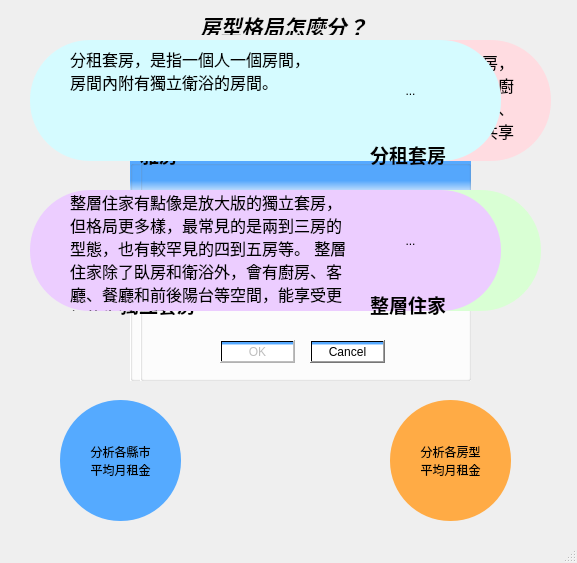
<?xml version="1.0" encoding="UTF-8"?>
<ui version="4.0">
 <class>MainWindow</class>
 <widget class="QMainWindow" name="MainWindow">
  <property name="geometry">
   <rect>
    <x>0</x>
    <y>0</y>
    <width>577</width>
    <height>563</height>
   </rect>
  </property>
  <property name="windowTitle">
   <string>MainWindow</string>
  </property>
  <widget class="QWidget" name="centralwidget">
   <widget class="QPushButton" name="pushButton1">
    <property name="geometry">
     <rect>
      <x>60</x>
      <y>400</y>
      <width>121</width>
      <height>121</height>
     </rect>
    </property>
    <property name="cursor">
     <cursorShape>OpenHandCursor</cursorShape>
    </property>
    <property name="mouseTracking">
     <bool>false</bool>
    </property>
    <property name="toolTip">
     <string>&lt;html&gt;&lt;head/&gt;&lt;body&gt;&lt;p&gt;&lt;br/&gt;&lt;/p&gt;&lt;/body&gt;&lt;/html&gt;</string>
    </property>
    <property name="whatsThis">
     <string>&lt;html&gt;&lt;head/&gt;&lt;body&gt;&lt;p&gt;&lt;br/&gt;&lt;/p&gt;&lt;/body&gt;&lt;/html&gt;</string>
    </property>
    <property name="styleSheet">
     <string notr="true">background-color:rgb(85, 170, 255);
font: 12pt &quot;標楷體&quot;;
border-radius:60px;</string>
    </property>
    <property name="text">
     <string>分析各縣市
平均月租金</string>
    </property>
    <property name="flat">
     <bool>false</bool>
    </property>
   </widget>
   <widget class="QPushButton" name="pushButton2">
    <property name="geometry">
     <rect>
      <x>390</x>
      <y>400</y>
      <width>121</width>
      <height>121</height>
     </rect>
    </property>
    <property name="cursor">
     <cursorShape>OpenHandCursor</cursorShape>
    </property>
    <property name="toolTip">
     <string>&lt;html&gt;&lt;head/&gt;&lt;body&gt;&lt;p&gt;&lt;br/&gt;&lt;/p&gt;&lt;/body&gt;&lt;/html&gt;</string>
    </property>
    <property name="whatsThis">
     <string>&lt;html&gt;&lt;head/&gt;&lt;body&gt;&lt;p&gt;&lt;br/&gt;&lt;/p&gt;&lt;/body&gt;&lt;/html&gt;</string>
    </property>
    <property name="styleSheet">
     <string notr="true">background-color: rgb(255, 171, 69);
font: 12pt &quot;標楷體&quot;;
border-radius:60px;</string>
    </property>
    <property name="text">
     <string>分析各房型
平均月租金</string>
    </property>
    <property name="autoDefault">
     <bool>false</bool>
    </property>
   </widget>
   <widget class="QLabel" name="label">
    <property name="geometry">
     <rect>
      <x>200</x>
      <y>10</y>
      <width>176</width>
      <height>25</height>
     </rect>
    </property>
    <property name="text">
     <string>&lt;html&gt;&lt;head/&gt;&lt;body&gt;&lt;p&gt;&lt;span style=&quot; font-size:16pt; font-weight:600; font-style:italic;&quot;&gt;房型格局怎麼分？&lt;/span&gt;&lt;/p&gt;&lt;/body&gt;&lt;/html&gt;</string>
    </property>
   </widget>
   <widget class="QLabel" name="label_2">
    <property name="geometry">
     <rect>
      <x>140</x>
      <y>140</y>
      <width>41</width>
      <height>25</height>
     </rect>
    </property>
    <property name="text">
     <string>&lt;html&gt;&lt;head/&gt;&lt;body&gt;&lt;p&gt;&lt;span style=&quot; font-size:14pt; font-weight:600;&quot;&gt;雅房&lt;/span&gt;&lt;/p&gt;&lt;/body&gt;&lt;/html&gt;</string>
    </property>
   </widget>
   <widget class="QLabel" name="label_3">
    <property name="geometry">
     <rect>
      <x>370</x>
      <y>140</y>
      <width>81</width>
      <height>25</height>
     </rect>
    </property>
    <property name="text">
     <string>&lt;html&gt;&lt;head/&gt;&lt;body&gt;&lt;p&gt;&lt;span style=&quot; font-size:14pt; font-weight:600;&quot;&gt;分租套房&lt;/span&gt;&lt;/p&gt;&lt;/body&gt;&lt;/html&gt;</string>
    </property>
   </widget>
   <widget class="QLabel" name="label_4">
    <property name="geometry">
     <rect>
      <x>120</x>
      <y>290</y>
      <width>81</width>
      <height>25</height>
     </rect>
    </property>
    <property name="text">
     <string>&lt;html&gt;&lt;head/&gt;&lt;body&gt;&lt;p&gt;&lt;span style=&quot; font-size:14pt; font-weight:600;&quot;&gt;獨立套房&lt;/span&gt;&lt;/p&gt;&lt;/body&gt;&lt;/html&gt;</string>
    </property>
   </widget>
   <widget class="QLabel" name="label_5">
    <property name="geometry">
     <rect>
      <x>370</x>
      <y>290</y>
      <width>81</width>
      <height>25</height>
     </rect>
    </property>
    <property name="text">
     <string>&lt;html&gt;&lt;head/&gt;&lt;body&gt;&lt;p&gt;&lt;span style=&quot; font-size:14pt; font-weight:600;&quot;&gt;整層住家&lt;/span&gt;&lt;/p&gt;&lt;/body&gt;&lt;/html&gt;</string>
    </property>
   </widget>
   <widget class="QTextBrowser" name="textBrowser3">
    <property name="geometry">
     <rect>
      <x>80</x>
      <y>40</y>
      <width>471</width>
      <height>121</height>
     </rect>
    </property>
    <property name="styleSheet">
     <string notr="true">background-color: rgb(255, 220, 225);
font: 12pt &quot;標楷體&quot;;
border-radius:60px;</string>
    </property>
    <property name="html">
     <string>&lt;!DOCTYPE HTML PUBLIC &quot;-//W3C//DTD HTML 4.0//EN&quot; &quot;http://www.w3.org/TR/REC-html40/strict.dtd&quot;&gt;
&lt;html&gt;&lt;head&gt;&lt;meta name=&quot;qrichtext&quot; content=&quot;1&quot; /&gt;&lt;style type=&quot;text/css&quot;&gt;
p, li { white-space: pre-wrap; }
&lt;/style&gt;&lt;/head&gt;&lt;body style=&quot; font-family:'標楷體'; font-size:12pt; font-weight:400; font-style:normal;&quot;&gt;
&lt;p style=&quot;-qt-paragraph-type:empty; margin-top:0px; margin-bottom:0px; margin-left:0px; margin-right:0px; -qt-block-indent:0; text-indent:0px;&quot;&gt;&lt;br /&gt;&lt;/p&gt;&lt;/body&gt;&lt;/html&gt;</string>
    </property>
   </widget>
   <widget class="QToolButton" name="toolButton3">
    <property name="geometry">
     <rect>
      <x>120</x>
      <y>50</y>
      <width>81</width>
      <height>81</height>
     </rect>
    </property>
    <property name="cursor">
     <cursorShape>OpenHandCursor</cursorShape>
    </property>
    <property name="styleSheet">
     <string notr="true">background-image: url(:/newPrefix/雅房 (1).png);</string>
    </property>
    <property name="text">
     <string>...</string>
    </property>
    <property name="checkable">
     <bool>true</bool>
    </property>
    <property name="autoRaise">
     <bool>true</bool>
    </property>
   </widget>
   <widget class="QToolButton" name="toolButton4">
    <property name="geometry">
     <rect>
      <x>370</x>
      <y>50</y>
      <width>81</width>
      <height>81</height>
     </rect>
    </property>
    <property name="cursor">
     <cursorShape>OpenHandCursor</cursorShape>
    </property>
    <property name="styleSheet">
     <string notr="true">background-image: url(:/newPrefix/分租套房 (1).png);</string>
    </property>
    <property name="text">
     <string>...</string>
    </property>
    <property name="checkable">
     <bool>true</bool>
    </property>
    <property name="autoRaise">
     <bool>true</bool>
    </property>
   </widget>
   <widget class="QToolButton" name="toolButton6">
    <property name="geometry">
     <rect>
      <x>370</x>
      <y>200</y>
      <width>81</width>
      <height>81</height>
     </rect>
    </property>
    <property name="cursor">
     <cursorShape>OpenHandCursor</cursorShape>
    </property>
    <property name="styleSheet">
     <string notr="true">background-image: url(:/newPrefix/整層住家 (1).png);</string>
    </property>
    <property name="text">
     <string>...</string>
    </property>
    <property name="checkable">
     <bool>true</bool>
    </property>
    <property name="autoRaise">
     <bool>true</bool>
    </property>
   </widget>
   <widget class="QToolButton" name="toolButton5">
    <property name="geometry">
     <rect>
      <x>120</x>
      <y>200</y>
      <width>81</width>
      <height>81</height>
     </rect>
    </property>
    <property name="cursor">
     <cursorShape>OpenHandCursor</cursorShape>
    </property>
    <property name="styleSheet">
     <string notr="true">background-image: url(:/newPrefix/獨立套房 (1).png);</string>
    </property>
    <property name="text">
     <string>...</string>
    </property>
    <property name="checkable">
     <bool>true</bool>
    </property>
    <property name="autoRaise">
     <bool>true</bool>
    </property>
   </widget>
   <widget class="QGroupBox" name="groupBox2">
    <property name="geometry">
     <rect>
      <x>130</x>
      <y>160</y>
      <width>331</width>
      <height>221</height>
     </rect>
    </property>
    <property name="styleSheet">
     <string notr="true">background-color: qlineargradient(spread:pad, x1:1, y1:0, x2:1, y2:0.165, stop:0.564972 rgba(86, 169, 255, 255), stop:1 rgba(255, 255, 255, 255));</string>
    </property>
    <property name="inputMethodHints">
     <set>Qt::ImhNone</set>
    </property>
    <property name="title">
     <string/>
    </property>
    <widget class="QComboBox" name="comboBox2">
     <property name="geometry">
      <rect>
       <x>70</x>
       <y>80</y>
       <width>181</width>
       <height>31</height>
      </rect>
     </property>
     <property name="styleSheet">
      <string notr="true">background-color: rgb(231, 231, 231);</string>
     </property>
     <item>
      <property name="text">
       <string>請選擇...</string>
      </property>
     </item>
     <item>
      <property name="text">
       <string>-----北部-----</string>
      </property>
     </item>
     <item>
      <property name="text">
       <string>新北市</string>
      </property>
     </item>
     <item>
      <property name="text">
       <string>臺北市</string>
      </property>
     </item>
     <item>
      <property name="text">
       <string>基隆市</string>
      </property>
     </item>
     <item>
      <property name="text">
       <string>宜蘭縣</string>
      </property>
     </item>
     <item>
      <property name="text">
       <string>桃園市</string>
      </property>
     </item>
     <item>
      <property name="text">
       <string>新竹市</string>
      </property>
     </item>
     <item>
      <property name="text">
       <string>新竹縣</string>
      </property>
     </item>
     <item>
      <property name="text">
       <string>-----中部-----</string>
      </property>
     </item>
     <item>
      <property name="text">
       <string>苗栗縣</string>
      </property>
     </item>
     <item>
      <property name="text">
       <string>臺中市</string>
      </property>
     </item>
     <item>
      <property name="text">
       <string>彰化縣</string>
      </property>
     </item>
     <item>
      <property name="text">
       <string>雲林縣</string>
      </property>
     </item>
     <item>
      <property name="text">
       <string>南投縣</string>
      </property>
     </item>
     <item>
      <property name="text">
       <string>-----南部-----</string>
      </property>
     </item>
     <item>
      <property name="text">
       <string>嘉義市</string>
      </property>
     </item>
     <item>
      <property name="text">
       <string>嘉義縣</string>
      </property>
     </item>
     <item>
      <property name="text">
       <string>臺南市</string>
      </property>
     </item>
     <item>
      <property name="text">
       <string>高雄市</string>
      </property>
     </item>
     <item>
      <property name="text">
       <string>屏東縣</string>
      </property>
     </item>
     <item>
      <property name="text">
       <string>澎湖縣</string>
      </property>
     </item>
     <item>
      <property name="text">
       <string>-----東部-----</string>
      </property>
     </item>
     <item>
      <property name="text">
       <string>臺東縣</string>
      </property>
     </item>
     <item>
      <property name="text">
       <string>花蓮縣</string>
      </property>
     </item>
     <item>
      <property name="text">
       <string>-----外島-----</string>
      </property>
     </item>
     <item>
      <property name="text">
       <string>連江縣</string>
      </property>
     </item>
     <item>
      <property name="text">
       <string>金門縣</string>
      </property>
     </item>
    </widget>
    <widget class="QLabel" name="labelChoose2">
     <property name="geometry">
      <rect>
       <x>20</x>
       <y>40</y>
       <width>171</width>
       <height>21</height>
      </rect>
     </property>
     <property name="styleSheet">
      <string notr="true">background-color: rgb(255, 255, 255);</string>
     </property>
     <property name="text">
      <string>&lt;html&gt;&lt;head/&gt;&lt;body&gt;&lt;p&gt;&lt;span style=&quot; font-size:14pt; font-weight:600;&quot;&gt;選擇想看的縣市？&lt;/span&gt;&lt;/p&gt;&lt;/body&gt;&lt;/html&gt;</string>
     </property>
    </widget>
    <widget class="QPushButton" name="OKButton2">
     <property name="enabled">
      <bool>false</bool>
     </property>
     <property name="geometry">
      <rect>
       <x>80</x>
       <y>180</y>
       <width>75</width>
       <height>23</height>
      </rect>
     </property>
     <property name="text">
      <string>OK</string>
     </property>
    </widget>
    <widget class="QPushButton" name="CancelButton2">
     <property name="geometry">
      <rect>
       <x>170</x>
       <y>180</y>
       <width>75</width>
       <height>23</height>
      </rect>
     </property>
     <property name="text">
      <string>Cancel</string>
     </property>
    </widget>
   </widget>
   <widget class="QLabel" name="labelexp3">
    <property name="geometry">
     <rect>
      <x>210</x>
      <y>50</y>
      <width>311</width>
      <height>101</height>
     </rect>
    </property>
    <property name="text">
     <string>&lt;html&gt;&lt;head/&gt;&lt;body&gt;&lt;p&gt;&lt;span style=&quot; font-size:12pt;&quot;&gt;大多提供給單身人士居住，但不同於套房，&lt;br/&gt;套房為擁有獨立的衛浴設備（少數有簡易廚&lt;br/&gt;房可供烹飪食物，甚至有衣帽間、小客廳、&lt;br/&gt;會議廳、書房等），雅房則需要與他人共享&lt;br/&gt;衛浴設備及廚房。&lt;/span&gt;&lt;/p&gt;&lt;/body&gt;&lt;/html&gt;</string>
    </property>
   </widget>
   <widget class="QLabel" name="labelexp4">
    <property name="geometry">
     <rect>
      <x>70</x>
      <y>40</y>
      <width>261</width>
      <height>61</height>
     </rect>
    </property>
    <property name="text">
     <string>&lt;html&gt;&lt;head/&gt;&lt;body&gt;&lt;p&gt;&lt;span style=&quot; font-size:12pt;&quot;&gt;分租套房，是指一個人一個房間，&lt;br/&gt;房間內附有獨立衛浴的房間。&lt;/span&gt;&lt;/p&gt;&lt;/body&gt;&lt;/html&gt;</string>
    </property>
   </widget>
   <widget class="QTextBrowser" name="textBrowser4">
    <property name="geometry">
     <rect>
      <x>30</x>
      <y>40</y>
      <width>471</width>
      <height>121</height>
     </rect>
    </property>
    <property name="styleSheet">
     <string notr="true">background-color: rgb(213, 251, 255);
font: 12pt &quot;標楷體&quot;;
border-radius:60px;</string>
    </property>
    <property name="html">
     <string>&lt;!DOCTYPE HTML PUBLIC &quot;-//W3C//DTD HTML 4.0//EN&quot; &quot;http://www.w3.org/TR/REC-html40/strict.dtd&quot;&gt;
&lt;html&gt;&lt;head&gt;&lt;meta name=&quot;qrichtext&quot; content=&quot;1&quot; /&gt;&lt;style type=&quot;text/css&quot;&gt;
p, li { white-space: pre-wrap; }
&lt;/style&gt;&lt;/head&gt;&lt;body style=&quot; font-family:'標楷體'; font-size:12pt; font-weight:400; font-style:normal;&quot;&gt;
&lt;p style=&quot;-qt-paragraph-type:empty; margin-top:0px; margin-bottom:0px; margin-left:0px; margin-right:0px; -qt-block-indent:0; text-indent:0px;&quot;&gt;&lt;br /&gt;&lt;/p&gt;&lt;/body&gt;&lt;/html&gt;</string>
    </property>
   </widget>
   <widget class="QTextBrowser" name="textBrowser5">
    <property name="geometry">
     <rect>
      <x>70</x>
      <y>190</y>
      <width>471</width>
      <height>121</height>
     </rect>
    </property>
    <property name="styleSheet">
     <string notr="true">background-color: rgb(217, 255, 212);
font: 12pt &quot;標楷體&quot;;
border-radius:60px;</string>
    </property>
    <property name="html">
     <string>&lt;!DOCTYPE HTML PUBLIC &quot;-//W3C//DTD HTML 4.0//EN&quot; &quot;http://www.w3.org/TR/REC-html40/strict.dtd&quot;&gt;
&lt;html&gt;&lt;head&gt;&lt;meta name=&quot;qrichtext&quot; content=&quot;1&quot; /&gt;&lt;style type=&quot;text/css&quot;&gt;
p, li { white-space: pre-wrap; }
&lt;/style&gt;&lt;/head&gt;&lt;body style=&quot; font-family:'標楷體'; font-size:12pt; font-weight:400; font-style:normal;&quot;&gt;
&lt;p style=&quot;-qt-paragraph-type:empty; margin-top:0px; margin-bottom:0px; margin-left:0px; margin-right:0px; -qt-block-indent:0; text-indent:0px;&quot;&gt;&lt;br /&gt;&lt;/p&gt;&lt;/body&gt;&lt;/html&gt;</string>
    </property>
   </widget>
   <widget class="QLabel" name="labelexp5">
    <property name="geometry">
     <rect>
      <x>220</x>
      <y>200</y>
      <width>271</width>
      <height>81</height>
     </rect>
    </property>
    <property name="text">
     <string>&lt;html&gt;&lt;head/&gt;&lt;body&gt;&lt;p&gt;&lt;span style=&quot; font-size:12pt;&quot;&gt;獨立套房：就是縮小版的整層住家，&lt;br/&gt;擁有獨立產權（所以才可以買賣）、&lt;br/&gt;獨立門牌和自己的電號，坪數也會稍&lt;br/&gt;大一點&lt;/span&gt;&lt;/p&gt;&lt;/body&gt;&lt;/html&gt;</string>
    </property>
   </widget>
   <widget class="QTextBrowser" name="textBrowser6">
    <property name="geometry">
     <rect>
      <x>30</x>
      <y>190</y>
      <width>471</width>
      <height>121</height>
     </rect>
    </property>
    <property name="styleSheet">
     <string notr="true">background-color: rgb(236, 205, 255);
font: 12pt &quot;標楷體&quot;;
border-radius:60px;</string>
    </property>
    <property name="html">
     <string>&lt;!DOCTYPE HTML PUBLIC &quot;-//W3C//DTD HTML 4.0//EN&quot; &quot;http://www.w3.org/TR/REC-html40/strict.dtd&quot;&gt;
&lt;html&gt;&lt;head&gt;&lt;meta name=&quot;qrichtext&quot; content=&quot;1&quot; /&gt;&lt;style type=&quot;text/css&quot;&gt;
p, li { white-space: pre-wrap; }
&lt;/style&gt;&lt;/head&gt;&lt;body style=&quot; font-family:'標楷體'; font-size:12pt; font-weight:400; font-style:normal;&quot;&gt;
&lt;p style=&quot;-qt-paragraph-type:empty; margin-top:0px; margin-bottom:0px; margin-left:0px; margin-right:0px; -qt-block-indent:0; text-indent:0px;&quot;&gt;&lt;br /&gt;&lt;/p&gt;&lt;/body&gt;&lt;/html&gt;</string>
    </property>
   </widget>
   <widget class="QLabel" name="labelexp6">
    <property name="geometry">
     <rect>
      <x>70</x>
      <y>190</y>
      <width>301</width>
      <height>121</height>
     </rect>
    </property>
    <property name="text">
     <string>&lt;html&gt;&lt;head/&gt;&lt;body&gt;&lt;p&gt;&lt;span style=&quot; font-size:12pt;&quot;&gt;整層住家有點像是放大版的獨立套房，&lt;br/&gt;但格局更多樣，最常見的是兩到三房的&lt;br/&gt;型態，也有較罕見的四到五房等。 整層&lt;br/&gt;住家除了臥房和衛浴外，會有廚房、客&lt;br/&gt;廳、餐廳和前後陽台等空間，能享受更&lt;br/&gt;好的生活品質。&lt;/span&gt;&lt;/p&gt;&lt;/body&gt;&lt;/html&gt;</string>
    </property>
   </widget>
   <widget class="QGroupBox" name="groupBox1">
    <property name="geometry">
     <rect>
      <x>140</x>
      <y>160</y>
      <width>331</width>
      <height>221</height>
     </rect>
    </property>
    <property name="styleSheet">
     <string notr="true">background-color: qlineargradient(spread:pad, x1:1, y1:0, x2:1, y2:0.165, stop:0.564972 rgba(86, 169, 255, 255), stop:1 rgba(255, 255, 255, 255));</string>
    </property>
    <property name="inputMethodHints">
     <set>Qt::ImhNone</set>
    </property>
    <property name="title">
     <string/>
    </property>
    <widget class="QComboBox" name="comboBox1">
     <property name="geometry">
      <rect>
       <x>70</x>
       <y>80</y>
       <width>181</width>
       <height>31</height>
      </rect>
     </property>
     <property name="styleSheet">
      <string notr="true">background-color: rgb(231, 231, 231);</string>
     </property>
     <item>
      <property name="text">
       <string>請選擇...</string>
      </property>
     </item>
     <item>
      <property name="text">
       <string>雅房</string>
      </property>
     </item>
     <item>
      <property name="text">
       <string>分租套房</string>
      </property>
     </item>
     <item>
      <property name="text">
       <string>獨立套房</string>
      </property>
     </item>
     <item>
      <property name="text">
       <string>整層住家2房</string>
      </property>
     </item>
     <item>
      <property name="text">
       <string>整層住家3房</string>
      </property>
     </item>
     <item>
      <property name="text">
       <string>整層住家4房</string>
      </property>
     </item>
     <item>
      <property name="text">
       <string>整層住家5房</string>
      </property>
     </item>
     <item>
      <property name="text">
       <string>整層住家6房</string>
      </property>
     </item>
     <item>
      <property name="text">
       <string>整層住家7房</string>
      </property>
     </item>
     <item>
      <property name="text">
       <string>整層住家8房</string>
      </property>
     </item>
     <item>
      <property name="text">
       <string>整層住家9房</string>
      </property>
     </item>
    </widget>
    <widget class="QLabel" name="labelChoose1">
     <property name="geometry">
      <rect>
       <x>20</x>
       <y>40</y>
       <width>171</width>
       <height>21</height>
      </rect>
     </property>
     <property name="styleSheet">
      <string notr="true">background-color: rgb(255, 255, 255);</string>
     </property>
     <property name="text">
      <string>&lt;html&gt;&lt;head/&gt;&lt;body&gt;&lt;p&gt;&lt;span style=&quot; font-size:14pt; font-weight:600;&quot;&gt;選擇想看的房型？&lt;/span&gt;&lt;/p&gt;&lt;/body&gt;&lt;/html&gt;</string>
     </property>
    </widget>
    <widget class="QPushButton" name="OKButton">
     <property name="enabled">
      <bool>false</bool>
     </property>
     <property name="geometry">
      <rect>
       <x>80</x>
       <y>180</y>
       <width>75</width>
       <height>23</height>
      </rect>
     </property>
     <property name="text">
      <string>OK</string>
     </property>
    </widget>
    <widget class="QPushButton" name="CancelButton">
     <property name="geometry">
      <rect>
       <x>170</x>
       <y>180</y>
       <width>75</width>
       <height>23</height>
      </rect>
     </property>
     <property name="text">
      <string>Cancel</string>
     </property>
    </widget>
   </widget>
   <zorder>pushButton1</zorder>
   <zorder>pushButton2</zorder>
   <zorder>label</zorder>
   <zorder>groupBox2</zorder>
   <zorder>groupBox1</zorder>
   <zorder>textBrowser3</zorder>
   <zorder>label_2</zorder>
   <zorder>labelexp3</zorder>
   <zorder>toolButton3</zorder>
   <zorder>textBrowser4</zorder>
   <zorder>labelexp4</zorder>
   <zorder>label_3</zorder>
   <zorder>toolButton4</zorder>
   <zorder>textBrowser5</zorder>
   <zorder>label_4</zorder>
   <zorder>labelexp5</zorder>
   <zorder>toolButton5</zorder>
   <zorder>textBrowser6</zorder>
   <zorder>label_5</zorder>
   <zorder>labelexp6</zorder>
   <zorder>toolButton6</zorder>
  </widget>
  <widget class="QStatusBar" name="statusBar"/>
 </widget>
 <resources>
  <include location="image.qrc"/>
 </resources>
 <connections/>
</ui>
